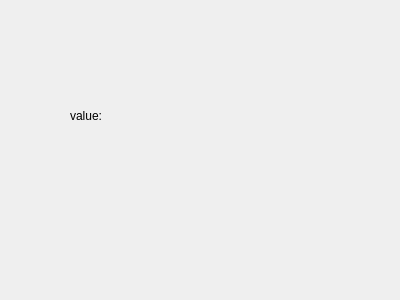
<?xml version="1.0" encoding="UTF-8"?>
<ui version="4.0">
 <class>Widget</class>
 <widget class="QWidget" name="Widget">
  <property name="geometry">
   <rect>
    <x>0</x>
    <y>0</y>
    <width>400</width>
    <height>300</height>
   </rect>
  </property>
  <property name="windowTitle">
   <string>Widget</string>
  </property>
  <widget class="QLabel" name="label">
   <property name="geometry">
    <rect>
     <x>70</x>
     <y>110</y>
     <width>54</width>
     <height>12</height>
    </rect>
   </property>
   <property name="text">
    <string>value:</string>
   </property>
  </widget>
 </widget>
 <layoutdefault spacing="6" margin="11"/>
 <resources/>
 <connections/>
</ui>
